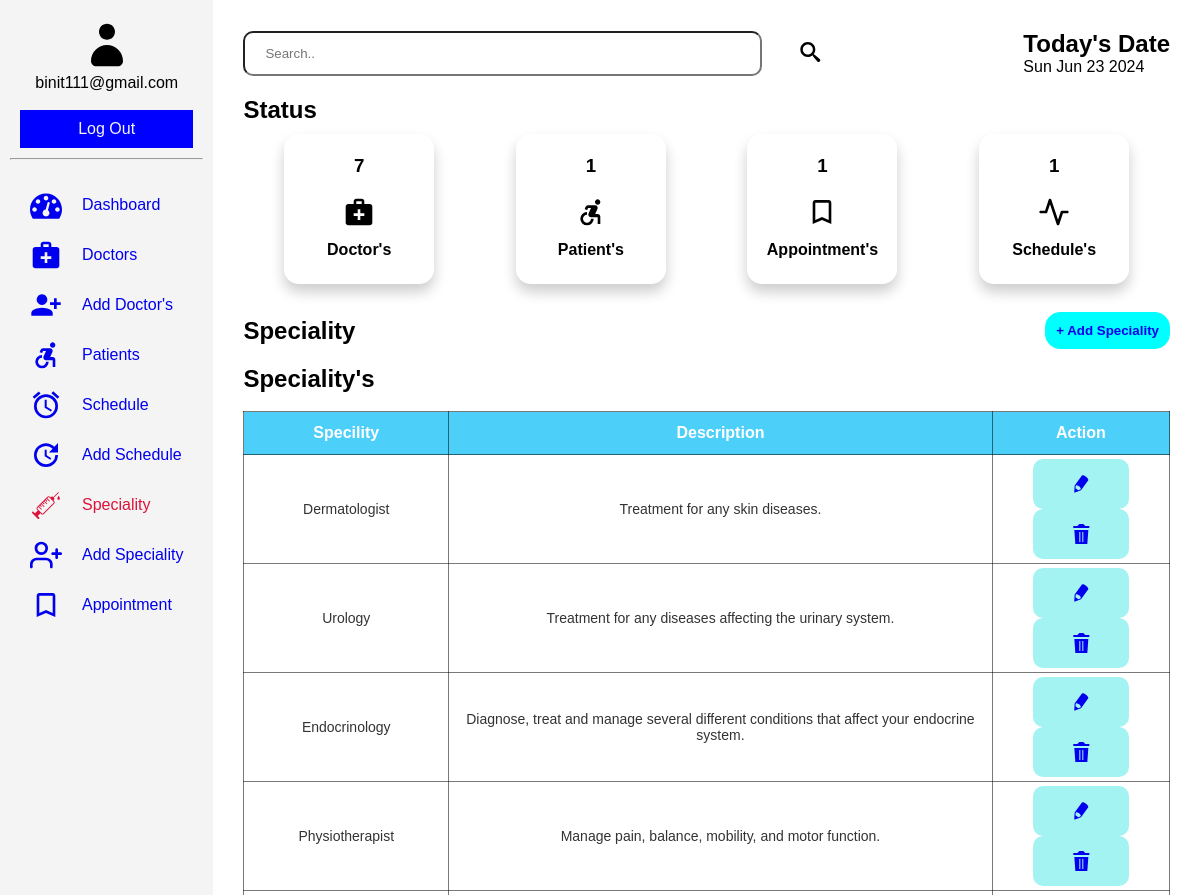
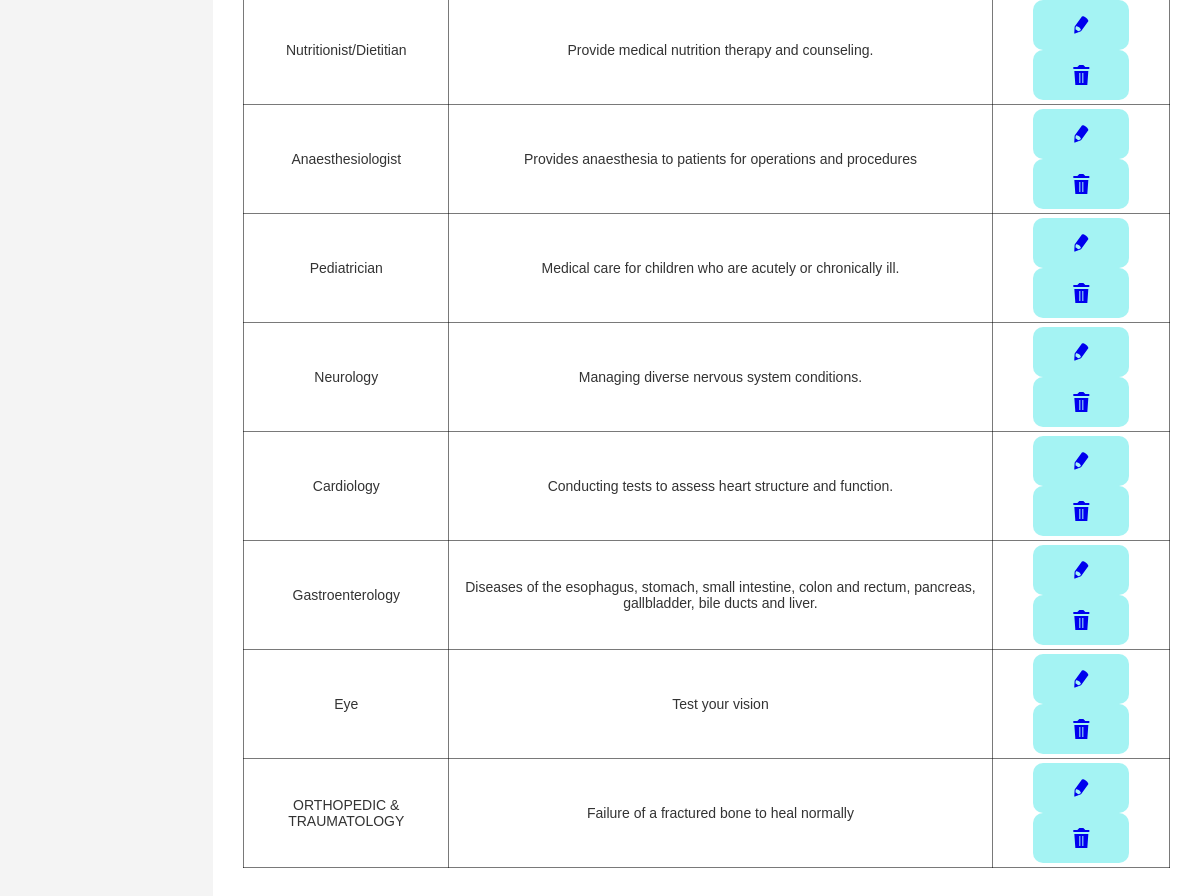
Screenshot of /admin/speciality.php (signed in) with the database file from the repository (2 pictures, top to bottom).
### tables this page shows
CREATE TABLE `specialities` (
  `id` int(11) NOT NULL,
  `title` varchar(60) NOT NULL,
  `description` text NOT NULL,
  `image_name` varchar(60) NOT NULL,
  `image_path` varchar(255) NOT NULL,
  `created_at` timestamp NULL DEFAULT current_timestamp()
);

### admin/speciality.php (the view, shortened to what this page needs)
<?php
    include('../connection.php');
    $sql = "SELECT * from specialities";
    $result = mysqli_query($conn, $sql);
?>
<!DOCTYPE html>
<html lang="en">
<head>
    <link rel="stylesheet" href="../assets/dash1.css">
</head>
<body>
    <section class="dashboard">
        <div class="sidebar">
            <header>
                <svg class="icon icon-user"><use xlink:href="#icon-user"></use></svg>
                <p><?php echo "". $_SESSION["username"].""; ?></p><br>
                <a href="../admin/logout.php">Log Out</a>
            </header>
            <hr>
            <div class="sidebar-items">
                <ul>
                    <li><a href="../admin/dash.php"><svg class="icon icon-dashboard"><use xlink:href="#icon-dashboard"></use></svg>Dashboard</a></li>
                    <li><a href="../admin/doctor.php"><svg class="icon icon-medical_services"><use xlink:href="#icon-medical_services"></use></svg>Doctors</a></li>
                    <li><a href="../admin/add_doctors.php" class="click"><svg class="icon icon-person_add_alt_1"><use xlink:href="#icon-person_add_alt_1"></use></svg>Add Doctor's</a></li>
                    <li><a href="../admin/patients.php"><svg class="icon icon-accessible_forward"><use xlink:href="#icon-accessible_forward"></use></svg>Patients</a></li>
                    <li><a href="../admin/schedule.php"><svg class="icon icon-access_alarms"><use xlink:href="#icon-access_alarms"></use></svg>Schedule</a></li>
                    <li><a href="../admin/add_schedule.php" ><svg class="icon icon-update"><use xlink:href="#icon-update"></use></svg>Add Schedule</a></li>
                    <li class="active"><a href="../admin/speciality.php"><svg class="icon icon-injection"><use xlink:href="#icon-injection"></use></svg>Speciality</a></li>
                    <li><a href="../admin/add_speciality.php"><svg class="icon icon-user-plus"><use xlink:href="#icon-user-plus"></use></svg>Add Speciality</a></li>
                    <li><a href="../admin/appoint.php"><svg class="icon icon-bookmark_outline"><use xlink:href="#icon-bookmark_outline"></use></svg>Appointment</a></li>
                </ul>
            </div>
        </div>
        <div class="main">
            <div class="head">
                <div class="search-bar">
                    <input type="text" placeholder="Search..">
                    <button type="submit"><svg class="icon icon-search"><use xlink:href="#icon-search"></use></svg></button>
                </div>
                <div class="date-container">
                    <h1>Today's Date</h1>
                    <p id="date"></p>
                </div>
            </div>
            <div class="status">
                <div class="status-bar">
                    <h2>Status</h2>
                </div>
                <div class="dash-collection">
                    <div class="doc">
                        <?php
                            $dsql = "SELECT * FROM doctor";
                            $dresult = mysqli_query($conn, $dsql);
                            if($drow = mysqli_num_rows($dresult)){
                                echo '<h3>'.$drow.'</h3>';
                            }else{
                                echo '<h3>0</h3>';
                            }
                        ?>
                        <svg class="icon icon-medical_services"><use xlink:href="#icon-medical_services"></use></svg><br>
                        <h4>Doctor's</h4><br>
                    </div>
                    <div class="doc">
                        <?php
                            $psql = "SELECT * FROM patient";
                            $presult = mysqli_query($conn, $psql);
                            if($prow = mysqli_num_rows($presult)){
                                echo '<h3>'.$prow.'</h3>';
                            }else{
                                echo '<h3>0</h3>';
                            }
                        ?>
                        <svg class="icon icon-accessible_forward"><use xlink:href="#icon-accessible_forward"></use></svg><br>
                        <h4>Patient's</h4><br>
                    </div>
                    <div class="doc">
                        <?php
                            $asql = "SELECT * FROM appointment";
                            $aresult = mysqli_query($conn, $asql);
                            if($arow = mysqli_num_rows($aresult)){
                                echo '<h3>'.$arow.'</h3>';
                            }else{
                                echo '<h3>0</h3>';
                            }
                        ?>
                        <svg class="icon icon-bookmark_outline"><use xlink:href="#icon-bookmark_outline"></use></svg><br>
                        <h4>Appointment's</h4><br>
                    </div>
                    <div class="doc">
                        <?php
                            $ssql = "SELECT * FROM schedule";
                            $sresult = mysqli_query($conn, $ssql);
                            if($srow = mysqli_num_rows($sresult)){
                                echo '<h3>'.$srow.'</h3>';
                            }else{
                                echo '<h3>0</h3>';
                            }
                        ?>
                        <svg class="icon icon-activity"><use xlink:href="#icon-activity"></use></svg><br>
                        <h4>Schedule's</h4><br>
                    </div>
                </div>
            </div><br>
            <div class="session-info">
                <div class="add">
                    <h2>Speciality</h2>
                    <button><a href="../admin/add_speciality.php">+ Add Speciality</a></button>
                </div>
                <div class="tabular">
                    <h2>Speciality's</h2><br>
                    <table class="table-container">
                        <thead>
                            <tr>
                                <th>Specility</th>
                                <th>Description</th>
                                <th>Action</th>
                            </tr>
                        </thead>
                        <tbody>
                            <tr>
                                <?php
                                    while($row = mysqli_fetch_assoc($result)){
                                ?>
                                    <td><?php echo $row['title'] ?></td>
                                    <td><?php echo $row['description'] ?></td>
                                    <td class="event">
                                        <button><a href="../admin/speciality/update.php?updateid=<?php echo $row['id']; ?>"><svg class="icon icon-pencil"><use xlink:href="#icon-pencil"></use></svg></a></button>
                                        <button><a href="../admin/speciality/delete.php?deleteid=<?php echo $row['id']; ?>"><svg class="icon icon-trash"><use xlink:href="#icon-trash"></use></svg></a></button>
                                    </td>
                            </tr>
                            <?php
                                }
                            ?>
                        </tbody>
                    </table>
                </div>
            </div>
        </div>
    </section>
</body>
</html>

### assets/dash1.css (style rules this page uses)
* { margin: 0; padding: 0; box-sizing: border-box; }
body { font-family: Arial, sans-serif; }
.dashboard { display: grid; grid-template-columns: auto 2fr; grid-template-rows: auto 1fr; grid-template-areas: "header header" "sidebar main"; height: 100vh; }
.dashboard a { text-decoration: none; display: flex; gap: 20px; text-align: center; align-items: center; justify-content: center; }
header { grid-area: header; color: #000000; padding: 10px; text-align: center; }
header a { padding: 8px; }
header p { display: flex; text-align: center; align-items: center; justify-content: center; }
.sidebar { grid-area: sidebar; background: #f4f4f4; padding: 10px; height: auto; position: relative; }
.sidebar header>a { border: 2px solid blue; color: #f4f4f4; background-color: blue; }
.sidebar-items ul { display: flexbox; margin: 20px; text-align: center; text-decoration: none; justify-content: space-between; }
.sidebar-items li { display: flex; text-align: center; align-items: center; list-style: none; justify-content: space-between; }
li.active a { color: crimson; }
.main { grid-area: main; margin: 10px; padding: 20px; }
.head { display: flex; width: 100%; text-align: center; align-items: center; justify-content: space-between; }
.head h1, p { display: block; text-align: start; align-items: center; }
.search-bar { width: 70%; height: 45px; display: flex; gap: 5px; }
.search-bar input { padding: 20px; width: 80%; border-radius: 10px; }
.search-bar button { border: none; background-color: transparent; }
.date-container { text-align: center; }
.banner>h2, h3 { padding: 10px; }
.status { display: block; margin-top: 20px; }
.status .status-bar h2 { font-size: 200; }
.dash-collection { display: flex; flex-wrap: wrap; gap: -20px; text-align: center; justify-content: space-around; }
.dash-collection .doc { border: 1px solid rgb(255, 255, 255); border-radius: 15px; box-shadow: 0 8px 14px 0 rgba(0,0,0,0.2); height: 150px; width: 150px; margin: 10px; padding: 10px; }
.tabular { background: #fff; margin-top: 1rem; }
.table-container { width: 100%; text-align: center; }
thead { background-color: rgb(76, 208, 249); color: #fff; }
th, td, thead, tr, table { border: 1px solid rgba(0, 0, 0, 0.525); border-collapse: collapse; }
th { padding: 12px; font-size: 16px; }
td { padding: 4px; color: #333; font-size: 14px; font-weight: 400; }
.table-container button { color: aqua; background: none; cursor: pointer; }
.session-info .add { display: flex; justify-content: space-between; text-align: center; align-items: center; font-size: 200; }
.add button { display: flex; padding: 10px; color: #fff; background-color: aqua; border: 1px solid aqua; border-radius: 15px; font-weight: bold; }
.table-container td>button { text-align: center; color: #fff; border: none; border-radius: 10px; padding: 15px; background-color: rgba(136, 240, 240, 0.76); display: inline-flexbox; text-align: center; align-items: center; justify-content: space-around; }
.date-group label, input, button { padding: 10px; border-radius: 5px; }
.icon { display: inline-block; width: 70px; height: 50px; stroke-width: 0; stroke: currentColor; fill: currentColor; }
.icon-user { width: 2em; }
.icon-dashboard, .icon-medical_services, .icon-accessible_forward, .icon-access_alarms, .icon-bookmark_outline, .icon-activity, .icon-person_add_alt_1, .icon-add_alarm, .icon-text-document, .icon-cog, .icon-upload, .icon-user-plus, .icon-update, .icon-injection, .icon-checkmark { width: 2em; }
.icon-eye, .icon-trash, .icon-pencil, .icon-search, .icon-check-circle, .icon-checkmark { width: 5em; height: 1.5em; }

### rows the page displays
specialities: title "Dermatologist", description "Treatment for any skin diseases."
specialities: title "Urology", description "Treatment for any diseases affecting the urinary system."
specialities: title "Endocrinology", description "Diagnose, treat and manage several different conditions that affect your endocrine system."
specialities: title "Physiotherapist", description "Manage pain, balance, mobility, and motor function."
specialities: title "Nutritionist/Dietitian", description "Provide medical nutrition therapy and counseling."
specialities: title "Anaesthesiologist", description "Provides anaesthesia to patients for operations and procedures"
specialities: title "Pediatrician", description "Medical care for children who are acutely or chronically ill."
specialities: title "Neurology", description "Managing diverse nervous system conditions."
specialities: title "Cardiology", description "Conducting tests to assess heart structure and function."
specialities: title "Gastroenterology", description "Diseases of the esophagus, stomach, small intestine, colon and rectum, pancreas, gallbladder, bile ducts and liver."
specialities: title "Eye", description "Test your vision"
specialities: title "ORTHOPEDIC & TRAUMATOLOGY", description "Failure of a fractured bone to heal normally"

### other values shown
$_SESSION["username"] "binit111@gmail.com"
$drow "7"
$prow "1"
$arow "1"
$srow "1"
